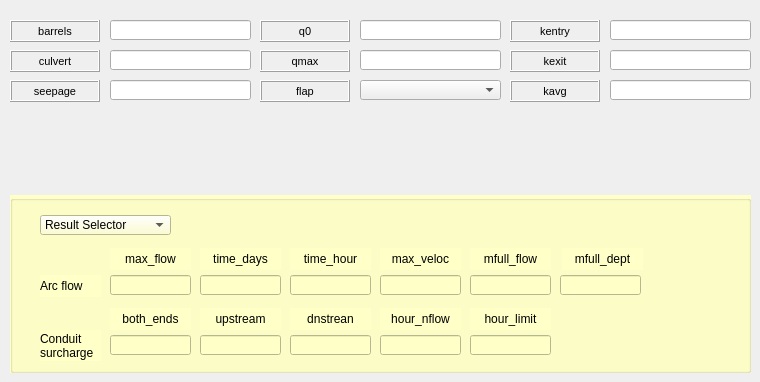
     <widget class="QWidget" name="tab_10">
      <attribute name="title">
       <string>Conduit</string>
      </attribute>
      <widget class="QGroupBox" name="groupBox_3">
       <property name="geometry">
        <rect>
         <x>10</x>
         <y>195</y>
         <width>741</width>
         <height>178</height>
        </rect>
       </property>
       <property name="autoFillBackground">
        <bool>false</bool>
       </property>
       <property name="styleSheet">
        <string notr="true">background-color: rgb(255, 255, 200);</string>
       </property>
       <property name="title">
        <string/>
       </property>
       <widget class="QLineEdit" name="lineEdit_71">
        <property name="geometry">
         <rect>
          <x>460</x>
          <y>140</y>
          <width>81</width>
          <height>20</height>
         </rect>
        </property>
        <property name="text">
         <string/>
        </property>
       </widget>
       <widget class="QComboBox" name="comboBox_22">
        <property name="geometry">
         <rect>
          <x>30</x>
          <y>20</y>
          <width>131</width>
          <height>20</height>
         </rect>
        </property>
        <item>
         <property name="text">
          <string>Result Selector</string>
         </property>
        </item>
       </widget>
       <widget class="QLineEdit" name="lineEdit_65">
        <property name="geometry">
         <rect>
          <x>190</x>
          <y>80</y>
          <width>81</width>
          <height>20</height>
         </rect>
        </property>
        <property name="text">
         <string/>
        </property>
       </widget>
       <widget class="QLabel" name="label_arc_flow">
        <property name="geometry">
         <rect>
          <x>30</x>
          <y>80</y>
          <width>61</width>
          <height>22</height>
         </rect>
        </property>
        <property name="font">
         <font>
          <pointsize>9</pointsize>
         </font>
        </property>
        <property name="frameShape">
         <enum>QFrame::NoFrame</enum>
        </property>
        <property name="frameShadow">
         <enum>QFrame::Plain</enum>
        </property>
        <property name="text">
         <string>Arc flow</string>
        </property>
        <property name="textFormat">
         <enum>Qt::AutoText</enum>
        </property>
        <property name="scaledContents">
         <bool>false</bool>
        </property>
        <property name="alignment">
         <set>Qt::AlignLeading|Qt::AlignLeft|Qt::AlignVCenter</set>
        </property>
        <property name="margin">
         <number>3</number>
        </property>
       </widget>
       <widget class="QLabel" name="label_time_days">
        <property name="geometry">
         <rect>
          <x>190</x>
          <y>53</y>
          <width>81</width>
          <height>22</height>
         </rect>
        </property>
        <property name="font">
         <font>
          <pointsize>9</pointsize>
         </font>
        </property>
        <property name="frameShape">
         <enum>QFrame::NoFrame</enum>
        </property>
        <property name="frameShadow">
         <enum>QFrame::Plain</enum>
        </property>
        <property name="text">
         <string>time_days</string>
        </property>
        <property name="textFormat">
         <enum>Qt::AutoText</enum>
        </property>
        <property name="scaledContents">
         <bool>false</bool>
        </property>
        <property name="alignment">
         <set>Qt::AlignCenter</set>
        </property>
        <property name="margin">
         <number>3</number>
        </property>
       </widget>
       <widget class="QLineEdit" name="lineEdit_62">
        <property name="geometry">
         <rect>
          <x>460</x>
          <y>80</y>
          <width>81</width>
          <height>20</height>
         </rect>
        </property>
        <property name="text">
         <string/>
        </property>
       </widget>
       <widget class="QLineEdit" name="lineEdit_72">
        <property name="geometry">
         <rect>
          <x>190</x>
          <y>140</y>
          <width>81</width>
          <height>20</height>
         </rect>
        </property>
        <property name="text">
         <string/>
        </property>
       </widget>
       <widget class="QLineEdit" name="lineEdit_73">
        <property name="geometry">
         <rect>
          <x>280</x>
          <y>140</y>
          <width>81</width>
          <height>20</height>
         </rect>
        </property>
        <property name="text">
         <string/>
        </property>
       </widget>
       <widget class="QLabel" name="label_max_flow">
        <property name="geometry">
         <rect>
          <x>100</x>
          <y>53</y>
          <width>81</width>
          <height>22</height>
         </rect>
        </property>
        <property name="font">
         <font>
          <pointsize>9</pointsize>
         </font>
        </property>
        <property name="frameShape">
         <enum>QFrame::NoFrame</enum>
        </property>
        <property name="frameShadow">
         <enum>QFrame::Plain</enum>
        </property>
        <property name="text">
         <string>max_flow</string>
        </property>
        <property name="textFormat">
         <enum>Qt::AutoText</enum>
        </property>
        <property name="scaledContents">
         <bool>false</bool>
        </property>
        <property name="alignment">
         <set>Qt::AlignCenter</set>
        </property>
        <property name="margin">
         <number>3</number>
        </property>
       </widget>
       <widget class="QLabel" name="label_time_hour">
        <property name="geometry">
         <rect>
          <x>280</x>
          <y>53</y>
          <width>81</width>
          <height>22</height>
         </rect>
        </property>
        <property name="font">
         <font>
          <pointsize>9</pointsize>
         </font>
        </property>
        <property name="frameShape">
         <enum>QFrame::NoFrame</enum>
        </property>
        <property name="frameShadow">
         <enum>QFrame::Plain</enum>
        </property>
        <property name="text">
         <string>time_hour</string>
        </property>
        <property name="textFormat">
         <enum>Qt::AutoText</enum>
        </property>
        <property name="scaledContents">
         <bool>false</bool>
        </property>
        <property name="alignment">
         <set>Qt::AlignCenter</set>
        </property>
        <property name="margin">
         <number>3</number>
        </property>
       </widget>
       <widget class="QLineEdit" name="lineEdit_74">
        <property name="geometry">
         <rect>
          <x>280</x>
          <y>80</y>
          <width>81</width>
          <height>20</height>
         </rect>
        </property>
        <property name="text">
         <string/>
        </property>
       </widget>
       <widget class="QLineEdit" name="lineEdit_75">
        <property name="geometry">
         <rect>
          <x>370</x>
          <y>140</y>
          <width>81</width>
          <height>20</height>
         </rect>
        </property>
        <property name="text">
         <string/>
        </property>
       </widget>
       <widget class="QLineEdit" name="lineEdit_76">
        <property name="geometry">
         <rect>
          <x>100</x>
          <y>80</y>
          <width>81</width>
          <height>20</height>
         </rect>
        </property>
        <property name="text">
         <string/>
        </property>
       </widget>
       <widget class="QLabel" name="label_conduit_surcharge">
        <property name="geometry">
         <rect>
          <x>30</x>
          <y>135</y>
          <width>61</width>
          <height>31</height>
         </rect>
        </property>
        <property name="font">
         <font>
          <pointsize>9</pointsize>
         </font>
        </property>
        <property name="frameShape">
         <enum>QFrame::NoFrame</enum>
        </property>
        <property name="frameShadow">
         <enum>QFrame::Plain</enum>
        </property>
        <property name="text">
         <string>Conduit surcharge</string>
        </property>
        <property name="textFormat">
         <enum>Qt::AutoText</enum>
        </property>
        <property name="scaledContents">
         <bool>false</bool>
        </property>
        <property name="alignment">
         <set>Qt::AlignLeading|Qt::AlignLeft|Qt::AlignVCenter</set>
        </property>
        <property name="wordWrap">
         <bool>true</bool>
        </property>
        <property name="margin">
         <number>3</number>
        </property>
       </widget>
       <widget class="QLabel" name="label_max_veloc">
        <property name="geometry">
         <rect>
          <x>370</x>
          <y>53</y>
          <width>81</width>
          <height>22</height>
         </rect>
        </property>
        <property name="font">
         <font>
          <pointsize>9</pointsize>
         </font>
        </property>
        <property name="frameShape">
         <enum>QFrame::NoFrame</enum>
        </property>
        <property name="frameShadow">
         <enum>QFrame::Plain</enum>
        </property>
        <property name="text">
         <string>max_veloc</string>
        </property>
        <property name="textFormat">
         <enum>Qt::AutoText</enum>
        </property>
        <property name="scaledContents">
         <bool>false</bool>
        </property>
        <property name="alignment">
         <set>Qt::AlignCenter</set>
        </property>
        <property name="margin">
         <number>3</number>
        </property>
       </widget>
       <widget class="QLineEdit" name="lineEdit_77">
        <property name="geometry">
         <rect>
          <x>100</x>
          <y>140</y>
          <width>81</width>
          <height>20</height>
         </rect>
        </property>
        <property name="text">
         <string/>
        </property>
       </widget>
       <widget class="QLineEdit" name="lineEdit_78">
        <property name="geometry">
         <rect>
          <x>370</x>
          <y>80</y>
          <width>81</width>
          <height>20</height>
         </rect>
        </property>
        <property name="text">
         <string/>
        </property>
       </widget>
       <widget class="QLabel" name="label_mfull_flow">
        <property name="geometry">
         <rect>
          <x>460</x>
          <y>53</y>
          <width>81</width>
          <height>22</height>
         </rect>
        </property>
        <property name="font">
         <font>
          <pointsize>9</pointsize>
         </font>
        </property>
        <property name="frameShape">
         <enum>QFrame::NoFrame</enum>
        </property>
        <property name="frameShadow">
         <enum>QFrame::Plain</enum>
        </property>
        <property name="text">
         <string>mfull_flow</string>
        </property>
        <property name="textFormat">
         <enum>Qt::AutoText</enum>
        </property>
        <property name="scaledContents">
         <bool>false</bool>
        </property>
        <property name="alignment">
         <set>Qt::AlignCenter</set>
        </property>
        <property name="margin">
         <number>3</number>
        </property>
       </widget>
       <widget class="QLineEdit" name="lineEdit_95">
        <property name="geometry">
         <rect>
          <x>550</x>
          <y>80</y>
          <width>81</width>
          <height>20</height>
         </rect>
        </property>
        <property name="text">
         <string/>
        </property>
       </widget>
       <widget class="QLabel" name="label_mfull_dept">
        <property name="geometry">
         <rect>
          <x>552</x>
          <y>53</y>
          <width>81</width>
          <height>22</height>
         </rect>
        </property>
        <property name="font">
         <font>
          <pointsize>9</pointsize>
         </font>
        </property>
        <property name="frameShape">
         <enum>QFrame::NoFrame</enum>
        </property>
        <property name="frameShadow">
         <enum>QFrame::Plain</enum>
        </property>
        <property name="text">
         <string>mfull_dept</string>
        </property>
        <property name="textFormat">
         <enum>Qt::AutoText</enum>
        </property>
        <property name="scaledContents">
         <bool>false</bool>
        </property>
        <property name="alignment">
         <set>Qt::AlignCenter</set>
        </property>
        <property name="margin">
         <number>3</number>
        </property>
       </widget>
       <widget class="QLabel" name="label_upstream">
        <property name="geometry">
         <rect>
          <x>190</x>
          <y>113</y>
          <width>81</width>
          <height>22</height>
         </rect>
        </property>
        <property name="font">
         <font>
          <pointsize>9</pointsize>
         </font>
        </property>
        <property name="frameShape">
         <enum>QFrame::NoFrame</enum>
        </property>
        <property name="frameShadow">
         <enum>QFrame::Plain</enum>
        </property>
        <property name="text">
         <string>upstream</string>
        </property>
        <property name="textFormat">
         <enum>Qt::AutoText</enum>
        </property>
        <property name="scaledContents">
         <bool>false</bool>
        </property>
        <property name="alignment">
         <set>Qt::AlignCenter</set>
        </property>
        <property name="margin">
         <number>3</number>
        </property>
       </widget>
       <widget class="QLabel" name="label_both_ends">
        <property name="geometry">
         <rect>
          <x>100</x>
          <y>113</y>
          <width>81</width>
          <height>22</height>
         </rect>
        </property>
        <property name="font">
         <font>
          <pointsize>9</pointsize>
         </font>
        </property>
        <property name="frameShape">
         <enum>QFrame::NoFrame</enum>
        </property>
        <property name="frameShadow">
         <enum>QFrame::Plain</enum>
        </property>
        <property name="text">
         <string>both_ends</string>
        </property>
        <property name="textFormat">
         <enum>Qt::AutoText</enum>
        </property>
        <property name="scaledContents">
         <bool>false</bool>
        </property>
        <property name="alignment">
         <set>Qt::AlignCenter</set>
        </property>
        <property name="margin">
         <number>3</number>
        </property>
       </widget>
       <widget class="QLabel" name="label_dnstrean">
        <property name="geometry">
         <rect>
          <x>280</x>
          <y>113</y>
          <width>81</width>
          <height>22</height>
         </rect>
        </property>
        <property name="font">
         <font>
          <pointsize>9</pointsize>
         </font>
        </property>
        <property name="frameShape">
         <enum>QFrame::NoFrame</enum>
        </property>
        <property name="frameShadow">
         <enum>QFrame::Plain</enum>
        </property>
        <property name="text">
         <string>dnstrean</string>
        </property>
        <property name="textFormat">
         <enum>Qt::AutoText</enum>
        </property>
        <property name="scaledContents">
         <bool>false</bool>
        </property>
        <property name="alignment">
         <set>Qt::AlignCenter</set>
        </property>
        <property name="margin">
         <number>3</number>
        </property>
       </widget>
       <widget class="QLabel" name="label_hour_nflow">
        <property name="geometry">
         <rect>
          <x>370</x>
          <y>113</y>
          <width>81</width>
          <height>22</height>
         </rect>
        </property>
        <property name="font">
         <font>
          <pointsize>9</pointsize>
         </font>
        </property>
        <property name="frameShape">
         <enum>QFrame::NoFrame</enum>
        </property>
        <property name="frameShadow">
         <enum>QFrame::Plain</enum>
        </property>
        <property name="text">
         <string>hour_nflow</string>
        </property>
        <property name="textFormat">
         <enum>Qt::AutoText</enum>
        </property>
        <property name="scaledContents">
         <bool>false</bool>
        </property>
        <property name="alignment">
         <set>Qt::AlignCenter</set>
        </property>
        <property name="margin">
         <number>3</number>
        </property>
       </widget>
       <widget class="QLabel" name="label_hour_limit">
        <property name="geometry">
         <rect>
          <x>460</x>
          <y>113</y>
          <width>81</width>
          <height>22</height>
         </rect>
        </property>
        <property name="font">
         <font>
          <pointsize>9</pointsize>
         </font>
        </property>
        <property name="frameShape">
         <enum>QFrame::NoFrame</enum>
        </property>
        <property name="frameShadow">
         <enum>QFrame::Plain</enum>
        </property>
        <property name="text">
         <string>hour_limit</string>
        </property>
        <property name="textFormat">
         <enum>Qt::AutoText</enum>
        </property>
        <property name="scaledContents">
         <bool>false</bool>
        </property>
        <property name="alignment">
         <set>Qt::AlignCenter</set>
        </property>
        <property name="margin">
         <number>3</number>
        </property>
       </widget>
      </widget>
      <widget class="QLineEdit" name="lineEdit_123">
       <property name="geometry">
        <rect>
         <x>110</x>
         <y>50</y>
         <width>141</width>
         <height>20</height>
        </rect>
       </property>
       <property name="text">
        <string/>
       </property>
      </widget>
      <widget class="QLabel" name="label_culvert">
       <property name="geometry">
        <rect>
         <x>10</x>
         <y>50</y>
         <width>90</width>
         <height>22</height>
        </rect>
       </property>
       <property name="font">
        <font>
         <pointsize>8</pointsize>
        </font>
       </property>
       <property name="frameShape">
        <enum>QFrame::Box</enum>
       </property>
       <property name="frameShadow">
        <enum>QFrame::Raised</enum>
       </property>
       <property name="text">
        <string>culvert</string>
       </property>
       <property name="alignment">
        <set>Qt::AlignCenter</set>
       </property>
       <property name="margin">
        <number>3</number>
       </property>
      </widget>
      <widget class="QLabel" name="label_flap">
       <property name="geometry">
        <rect>
         <x>260</x>
         <y>80</y>
         <width>90</width>
         <height>22</height>
        </rect>
       </property>
       <property name="font">
        <font>
         <pointsize>8</pointsize>
        </font>
       </property>
       <property name="frameShape">
        <enum>QFrame::Box</enum>
       </property>
       <property name="frameShadow">
        <enum>QFrame::Raised</enum>
       </property>
       <property name="text">
        <string>flap</string>
       </property>
       <property name="alignment">
        <set>Qt::AlignCenter</set>
       </property>
       <property name="margin">
        <number>3</number>
       </property>
      </widget>
      <widget class="QLineEdit" name="lineEdit_124">
       <property name="geometry">
        <rect>
         <x>110</x>
         <y>20</y>
         <width>141</width>
         <height>20</height>
        </rect>
       </property>
       <property name="text">
        <string/>
       </property>
      </widget>
      <widget class="QComboBox" name="comboBox_35">
       <property name="geometry">
        <rect>
         <x>360</x>
         <y>80</y>
         <width>141</width>
         <height>20</height>
        </rect>
       </property>
      </widget>
      <widget class="QLabel" name="label_barrels">
       <property name="enabled">
        <bool>true</bool>
       </property>
       <property name="geometry">
        <rect>
         <x>10</x>
         <y>20</y>
         <width>90</width>
         <height>22</height>
        </rect>
       </property>
       <property name="sizePolicy">
        <sizepolicy hsizetype="Preferred" vsizetype="Preferred">
         <horstretch>0</horstretch>
         <verstretch>0</verstretch>
        </sizepolicy>
       </property>
       <property name="font">
        <font>
         <pointsize>8</pointsize>
        </font>
       </property>
       <property name="statusTip">
        <string/>
       </property>
       <property name="accessibleName">
        <string/>
       </property>
       <property name="layoutDirection">
        <enum>Qt::LeftToRight</enum>
       </property>
       <property name="autoFillBackground">
        <bool>false</bool>
       </property>
       <property name="inputMethodHints">
        <set>Qt::ImhNone</set>
       </property>
       <property name="frameShape">
        <enum>QFrame::Box</enum>
       </property>
       <property name="frameShadow">
        <enum>QFrame::Raised</enum>
       </property>
       <property name="lineWidth">
        <number>1</number>
       </property>
       <property name="midLineWidth">
        <number>0</number>
       </property>
       <property name="text">
        <string>barrels</string>
       </property>
       <property name="alignment">
        <set>Qt::AlignCenter</set>
       </property>
       <property name="wordWrap">
        <bool>false</bool>
       </property>
       <property name="margin">
        <number>3</number>
       </property>
      </widget>
      <widget class="QLineEdit" name="lineEdit_125">
       <property name="geometry">
        <rect>
         <x>610</x>
         <y>20</y>
         <width>141</width>
         <height>20</height>
        </rect>
       </property>
       <property name="text">
        <string/>
       </property>
      </widget>
      <widget class="QLineEdit" name="lineEdit_126">
       <property name="geometry">
        <rect>
         <x>610</x>
         <y>50</y>
         <width>141</width>
         <height>20</height>
        </rect>
       </property>
       <property name="text">
        <string/>
       </property>
      </widget>
      <widget class="QLabel" name="label_kavg">
       <property name="geometry">
        <rect>
         <x>510</x>
         <y>80</y>
         <width>90</width>
         <height>22</height>
        </rect>
       </property>
       <property name="font">
        <font>
         <pointsize>8</pointsize>
        </font>
       </property>
       <property name="frameShape">
        <enum>QFrame::Box</enum>
       </property>
       <property name="frameShadow">
        <enum>QFrame::Raised</enum>
       </property>
       <property name="text">
        <string>kavg</string>
       </property>
       <property name="alignment">
        <set>Qt::AlignCenter</set>
       </property>
       <property name="margin">
        <number>3</number>
       </property>
      </widget>
      <widget class="QLineEdit" name="lineEdit_127">
       <property name="geometry">
        <rect>
         <x>610</x>
         <y>80</y>
         <width>141</width>
         <height>20</height>
        </rect>
       </property>
       <property name="text">
        <string/>
       </property>
      </widget>
      <widget class="QLabel" name="label_kentry">
       <property name="geometry">
        <rect>
         <x>510</x>
         <y>20</y>
         <width>90</width>
         <height>22</height>
        </rect>
       </property>
       <property name="font">
        <font>
         <pointsize>8</pointsize>
        </font>
       </property>
       <property name="frameShape">
        <enum>QFrame::Box</enum>
       </property>
       <property name="frameShadow">
        <enum>QFrame::Raised</enum>
       </property>
       <property name="text">
        <string>kentry</string>
       </property>
       <property name="alignment">
        <set>Qt::AlignCenter</set>
       </property>
       <property name="margin">
        <number>3</number>
       </property>
      </widget>
      <widget class="QLabel" name="label_seepage">
       <property name="geometry">
        <rect>
         <x>10</x>
         <y>80</y>
         <width>90</width>
         <height>22</height>
        </rect>
       </property>
       <property name="font">
        <font>
         <pointsize>8</pointsize>
        </font>
       </property>
       <property name="frameShape">
        <enum>QFrame::Box</enum>
       </property>
       <property name="frameShadow">
        <enum>QFrame::Raised</enum>
       </property>
       <property name="text">
        <string>seepage</string>
       </property>
       <property name="alignment">
        <set>Qt::AlignCenter</set>
       </property>
       <property name="margin">
        <number>3</number>
       </property>
      </widget>
      <widget class="QLineEdit" name="lineEdit_128">
       <property name="geometry">
        <rect>
         <x>360</x>
         <y>20</y>
         <width>141</width>
         <height>20</height>
        </rect>
       </property>
       <property name="text">
        <string/>
       </property>
      </widget>
      <widget class="QLabel" name="label_qmax">
       <property name="geometry">
        <rect>
         <x>260</x>
         <y>50</y>
         <width>90</width>
         <height>22</height>
        </rect>
       </property>
       <property name="font">
        <font>
         <pointsize>8</pointsize>
        </font>
       </property>
       <property name="frameShape">
        <enum>QFrame::Box</enum>
       </property>
       <property name="frameShadow">
        <enum>QFrame::Raised</enum>
       </property>
       <property name="text">
        <string>qmax</string>
       </property>
       <property name="alignment">
        <set>Qt::AlignCenter</set>
       </property>
       <property name="margin">
        <number>3</number>
       </property>
      </widget>
      <widget class="QLineEdit" name="lineEdit_129">
       <property name="geometry">
        <rect>
         <x>110</x>
         <y>80</y>
         <width>141</width>
         <height>20</height>
        </rect>
       </property>
       <property name="text">
        <string/>
       </property>
      </widget>
      <widget class="QLabel" name="label_kexit">
       <property name="enabled">
        <bool>true</bool>
       </property>
       <property name="geometry">
        <rect>
         <x>510</x>
         <y>50</y>
         <width>90</width>
         <height>22</height>
        </rect>
       </property>
       <property name="sizePolicy">
        <sizepolicy hsizetype="Preferred" vsizetype="Preferred">
         <horstretch>0</horstretch>
         <verstretch>0</verstretch>
        </sizepolicy>
       </property>
       <property name="font">
        <font>
         <pointsize>8</pointsize>
        </font>
       </property>
       <property name="statusTip">
        <string/>
       </property>
       <property name="accessibleName">
        <string/>
       </property>
       <property name="layoutDirection">
        <enum>Qt::LeftToRight</enum>
       </property>
       <property name="autoFillBackground">
        <bool>false</bool>
       </property>
       <property name="inputMethodHints">
        <set>Qt::ImhNone</set>
       </property>
       <property name="frameShape">
        <enum>QFrame::Box</enum>
       </property>
       <property name="frameShadow">
        <enum>QFrame::Raised</enum>
       </property>
       <property name="lineWidth">
        <number>1</number>
       </property>
       <property name="midLineWidth">
        <number>0</number>
       </property>
       <property name="text">
        <string>kexit</string>
       </property>
       <property name="alignment">
        <set>Qt::AlignCenter</set>
       </property>
       <property name="wordWrap">
        <bool>false</bool>
       </property>
       <property name="margin">
        <number>3</number>
       </property>
      </widget>
      <widget class="QLineEdit" name="lineEdit_130">
       <property name="geometry">
        <rect>
         <x>360</x>
         <y>50</y>
         <width>141</width>
         <height>20</height>
        </rect>
       </property>
       <property name="text">
        <string/>
       </property>
      </widget>
      <widget class="QLabel" name="label_q0">
       <property name="enabled">
        <bool>true</bool>
       </property>
       <property name="geometry">
        <rect>
         <x>260</x>
         <y>20</y>
         <width>90</width>
         <height>22</height>
        </rect>
       </property>
       <property name="sizePolicy">
        <sizepolicy hsizetype="Preferred" vsizetype="Preferred">
         <horstretch>0</horstretch>
         <verstretch>0</verstretch>
        </sizepolicy>
       </property>
       <property name="font">
        <font>
         <pointsize>8</pointsize>
        </font>
       </property>
       <property name="statusTip">
        <string/>
       </property>
       <property name="accessibleName">
        <string/>
       </property>
       <property name="layoutDirection">
        <enum>Qt::LeftToRight</enum>
       </property>
       <property name="autoFillBackground">
        <bool>false</bool>
       </property>
       <property name="inputMethodHints">
        <set>Qt::ImhNone</set>
       </property>
       <property name="frameShape">
        <enum>QFrame::Box</enum>
       </property>
       <property name="frameShadow">
        <enum>QFrame::Raised</enum>
       </property>
       <property name="lineWidth">
        <number>1</number>
       </property>
       <property name="midLineWidth">
        <number>0</number>
       </property>
       <property name="text">
        <string>q0</string>
       </property>
       <property name="alignment">
        <set>Qt::AlignCenter</set>
       </property>
       <property name="wordWrap">
        <bool>false</bool>
       </property>
       <property name="margin">
        <number>3</number>
       </property>
      </widget>
     </widget>
